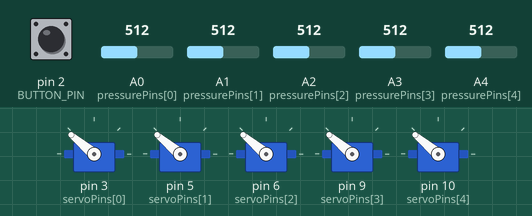
The sketch below on a simulated Arduino Uno, built with avr-gcc and run on an emulated ATmega328P. On the bench: 5 × servo. The inputs (shaded band) are chosen by the test bench; at power-on: pin 2 (BUTTON_PIN) HIGH, A0 (pressurePins[0]) = 512, A1 (pressurePins[1]) = 512, A3 (pressurePins[3]) = 512, A2 (pressurePins[2]) = 512, A4 (pressurePins[4]) = 512. What the sketch prints to the serial monitor is not drawn.

Above: at 1.2 s.
1.3 s: pin 2 (BUTTON_PIN) pulled LOW for 0.15 s
At 2.08 s:
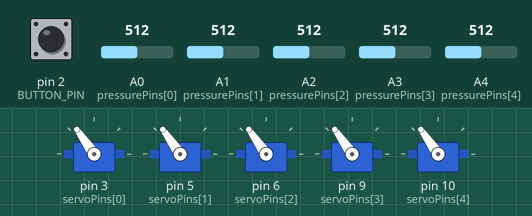
At 2.74 s:
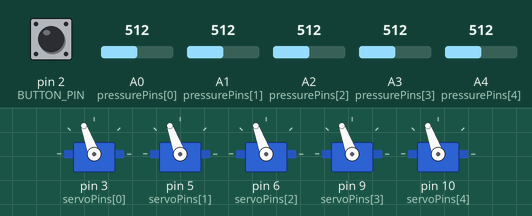
4.3 s: A0 (pressurePins[0]) set to 308
At 4.45 s:
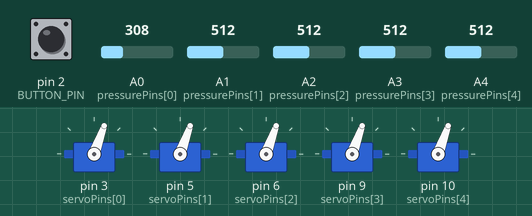
7.3 s: A0 (pressurePins[0]) set to 284
At 8.6 s:
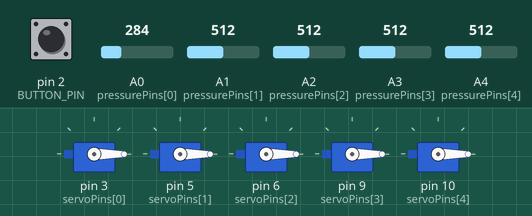
10.3 s: A1 (pressurePins[1]) set to 110
13.3 s: A1 (pressurePins[1]) set to 95
16.3 s: A3 (pressurePins[3]) set to 104
19.3 s: A3 (pressurePins[3]) set to 91
Timing chart, 0 to 21.8 s (numbered marks = the images above; inputs shaded):
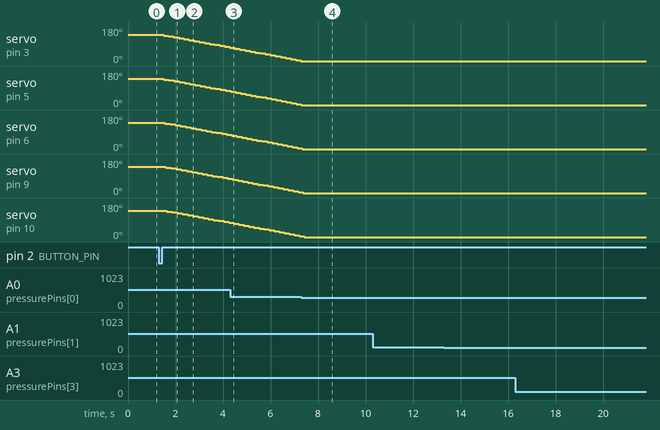

Measured:
- the behaviour switches between 301 and 300 on A0 (pressurePins[0]) (found by bisection; images 3 and 4)
- after the input at 1.3 s, servo on pin 3 (servoPins[0]): moves from 140° to 70° over 2.8 s, starting after 0.20 s; servo on pin 5 (servoPins[1]): moves from 140° to 75° over 2.6 s, starting after 0.21 s
- after the input at 10.3 s, every drawn part: stays the same
- after the input at 13.3 s, every drawn part: stays the same
- after the input at 16.3 s, every drawn part: stays the same
- after the input at 19.3 s, every drawn part: stays the same

The sketch:

Retractable_test2_ldy.ino
```cpp
#include <Servo.h>
#include <OneButton.h>

const int NUM_MOTORS = 5;

// 舵机引脚（PWM）
const int servoPins[NUM_MOTORS] = {3, 5, 6, 9, 10};
// 压力传感器模拟引脚
const int pressurePins[NUM_MOTORS] = {A0, A1, A2, A3, A4};
// 舵机是否需要反转
const bool servoReversed[NUM_MOTORS] = {false, true, false, false, true};  // 你可以修改这些 true/false

const int PRESSURE_THRESHOLD = 300;
const int MIN_ANGLE = 0;
const int RESET_ANGLE = 140;

const int BUTTON_PIN = 2;

Servo servos[NUM_MOTORS];
int currentAngles[NUM_MOTORS] = {0};
bool adjustMode = false;

OneButton button(BUTTON_PIN, true);  // true 表示低电平触发（按钮接 GND）

void setup() {
  Serial.begin(9600);

  for (int i = 0; i < NUM_MOTORS; i++) {
    servos[i].attach(servoPins[i]);
    servos[i].write(RESET_ANGLE);
    currentAngles[i] = RESET_ANGLE;
  }

  button.attachClick(onButtonClick);

  Serial.println("智能头盔系统启动");
}

void loop() {
  button.tick();  // 检查按钮状态

  if (adjustMode) {
    for (int i = 0; i < NUM_MOTORS; i++) {
      int pressureVal = analogRead(pressurePins[i]);

      if (pressureVal > PRESSURE_THRESHOLD && currentAngles[i] > MIN_ANGLE) {
        currentAngles[i]-=5;
        servos[i].write(currentAngles[i]);
      }

      Serial.print("传感器 ");
      Serial.print(i);
      Serial.print(" 值: ");
      Serial.print(pressureVal);
      Serial.print(" | 舵机角度: ");
      Serial.println(currentAngles[i]);
    }
    delay(10);  // 延时防止过快转动
  }
}

// 处理按钮点击
void onButtonClick() {
  adjustMode = !adjustMode;

  if (adjustMode) {
    Serial.println("🟢 进入压力调节模式");
  } else {
    Serial.println("🔁 重置所有舵机角度");
    for (int i = 0; i < NUM_MOTORS; i++) {
      currentAngles[i] = RESET_ANGLE;
      servos[i].write(currentAngles[i]);
    }
  }
}
```
